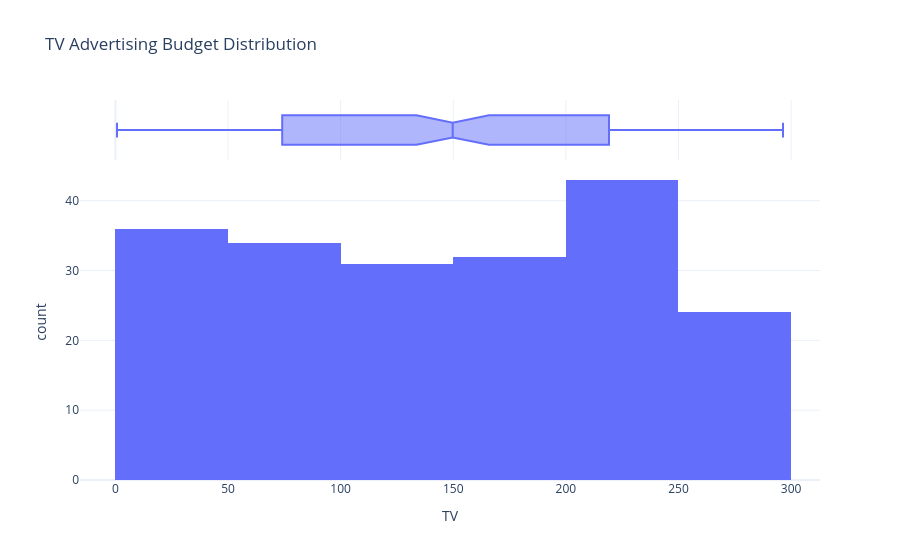

Notebook source saved alongside this figure:
### Code cell
fig = px.histogram(
    df,
    x="TV",
    title="TV Advertising Budget Distribution",
    marginal="box",
    template="plotly_white"
)

fig.show()

### Figure 1 — Plotly figure (JSON) as saved in the notebook; plotly's stock layout.template omitted (floating-point values rounded to 4 significant figures; data arrays with more than 128 entries replaced by an {"elided": "..."} marker saying what was removed)
{"data": [{"bingroup": "x", "hovertemplate": "TV=%{x}<br>count=%{y}<extra></extra>", "legendgroup": "", "marker": {"color": "#636efa", "pattern": {"shape": ""}}, "name": "", "orientation": "v", "showlegend": false, "type": "histogram", "x": {"elided": "200 float values"}, "xaxis": "x", "yaxis": "y"}, {"hovertemplate": "TV=%{x}<extra></extra>", "legendgroup": "", "marker": {"color": "#636efa"}, "name": "", "notched": true, "showlegend": false, "type": "box", "x": {"elided": "200 float values"}, "xaxis": "x2", "yaxis": "y2"}], "layout": {"barmode": "relative", "legend": {"tracegroupgap": 0}, "title": {"text": "TV Advertising Budget Distribution"}, "xaxis": {"anchor": "y", "domain": [0, 1], "title": {"text": "TV"}}, "xaxis2": {"anchor": "y2", "domain": [0, 1], "matches": "x", "showgrid": true, "showticklabels": false}, "yaxis": {"anchor": "x", "domain": [0, 0.8316], "title": {"text": "count"}}, "yaxis2": {"anchor": "x2", "domain": [0.8416, 1], "matches": "y2", "showgrid": false, "showline": false, "showticklabels": false, "ticks": ""}}}
